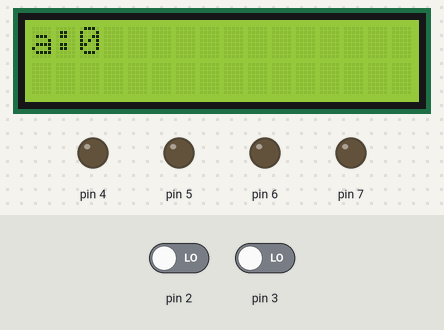
Bench run of a sketch on a simulated Arduino Uno, built with avr-gcc and run on an emulated ATmega328P. On the bench: 16×2 character LCD, output pins drawn as LEDs (lit = HIGH). Inputs (shaded band) come from the test bench; at power-on: pin 2 LOW, pin 3 LOW.

Above: at 3.2 s.
3.3 s: pin 2 driven HIGH
At 6.2 s:
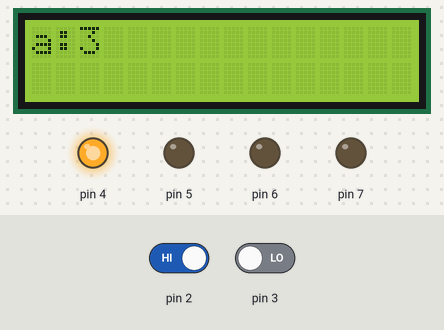
6.3 s: pin 3 driven HIGH
7.8 s: pin 3 driven LOW
At 13.7 s:
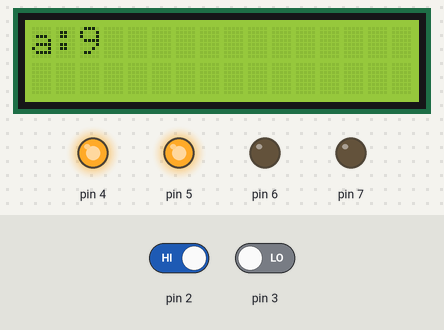
13.8 s: pin 2 driven LOW
At 14.5 s:
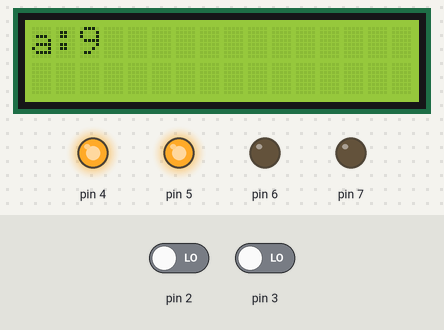
15.3 s: pin 2 driven HIGH
At 18.9 s:
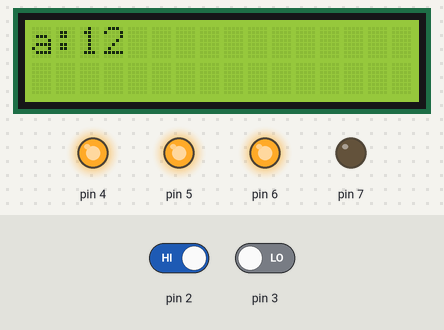
Timing chart, 0 to 24.1 s (numbered marks = the images above; inputs shaded):
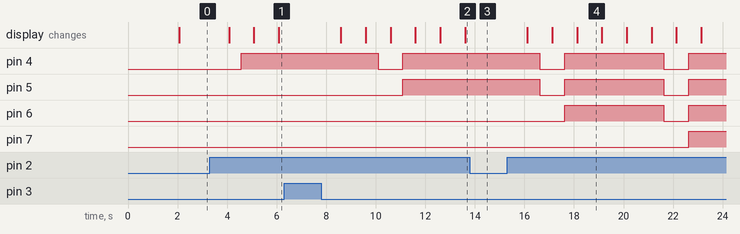

Measured:
- after the input at 3.3 s, pin 4: LOW → HIGH after 1.3 s; the display: first changes after 0.78 s (image 1 shows a later state)
- after the input at 6.3 s, every drawn part: stays the same
- after the input at 7.8 s, pin 4: HIGH → LOW after 2.3 s, → HIGH 1.0 s later; pin 5: LOW → HIGH after 3.3 s; the display: first changes after 0.79 s (image 2 shows a later state)
- after the input at 13.8 s, pin 4, pin 5: stays HIGH (without the input it goes to LOW after 1.3 s)
- after the input at 15.3 s, pin 4, pin 5: alternates HIGH for 4.0 s and LOW for 1.0 s, starting after 1.3 s; pin 6: LOW → HIGH after 2.3 s, → LOW 4.0 s later, → HIGH 1.0 s later; pin 7: LOW → HIGH after 7.3 s; the display: first changes after 0.82 s (image 4 shows a later state)
- what the display in image 4 shows lasts 1.0 s, from 18.1 s to 19.1 s

The sketch:

led_with_lcd.ino
```cpp
  #include <LiquidCrystal.h>
const int rs = 8, en = 9, d4 = 10, d5 = 11, d6 = 12, d7 = 13;
LiquidCrystal lcd(rs, en, d4, d5, d6, d7);
int a=0;
void setup()
{

    lcd.begin(16, 2);
    lcd.clear();
     lcd.setCursor(0, 0);
       lcd.print("visiter count");
     lcd.setCursor(0, 1);
       lcd.print("monitoring system");
       delay(2000);

  pinMode(2,INPUT);
  pinMode(3,INPUT);
  pinMode(4,OUTPUT);
  pinMode(5,OUTPUT);
  pinMode(6,OUTPUT);
  pinMode(7,OUTPUT);
}

void loop()
{


  if(digitalRead(2))
  {
    a++;
    delay(500);
  }
  if(digitalRead(3))
  {
    a--;
    delay(500);
  }

  lcd.clear();
     lcd.setCursor(0, 0);
       lcd.print("a:");
       lcd.print(a);
       delay(500);


  if(a>0 && a<5){
    digitalWrite(4,HIGH);
    digitalWrite(5,LOW);
    digitalWrite(6,LOW);
    digitalWrite(7,LOW);

  }
  else if(a>5 && a<10){
    digitalWrite(4,HIGH);
    digitalWrite(5,HIGH);
    digitalWrite(6,LOW);
    digitalWrite(7,LOW);

  }
  else if(a>10 && a<15){
    digitalWrite(4,HIGH);
    digitalWrite(5,HIGH);
    digitalWrite(6,HIGH);
    digitalWrite(7,LOW);
  }
  else if(a>15 && a<20){
    digitalWrite(4,HIGH);
    digitalWrite(5,HIGH);
    digitalWrite(6,HIGH);
    digitalWrite(7,HIGH);

  }
  else{
    digitalWrite(4,LOW);
    digitalWrite(5,LOW);
    digitalWrite(6,LOW);
    digitalWrite(7,LOW);
  }

}
```
